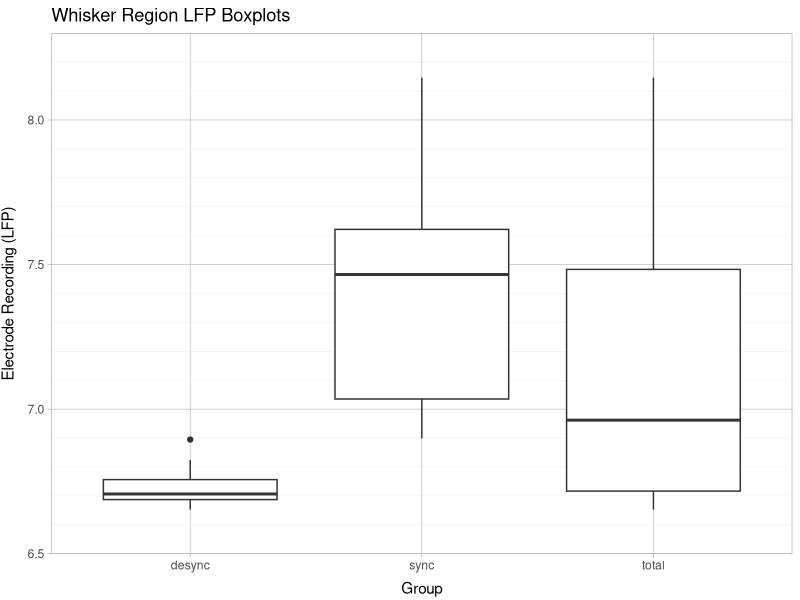
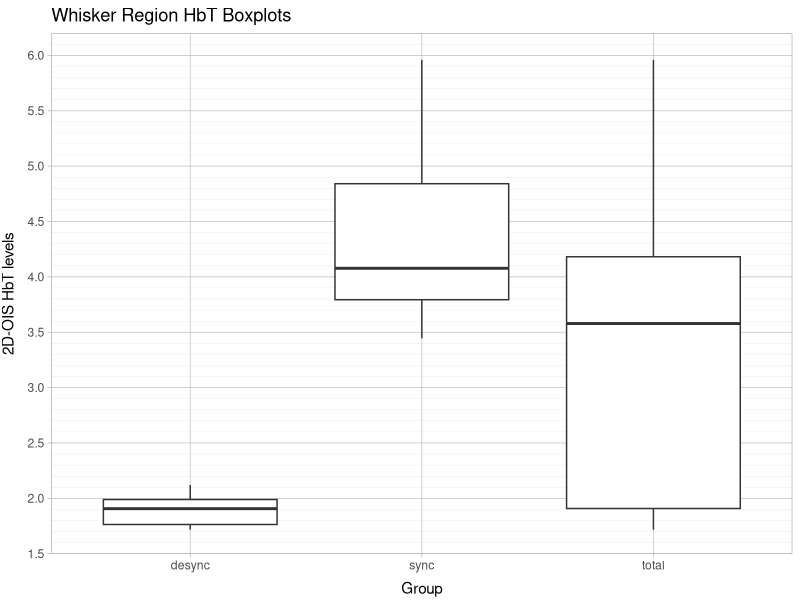
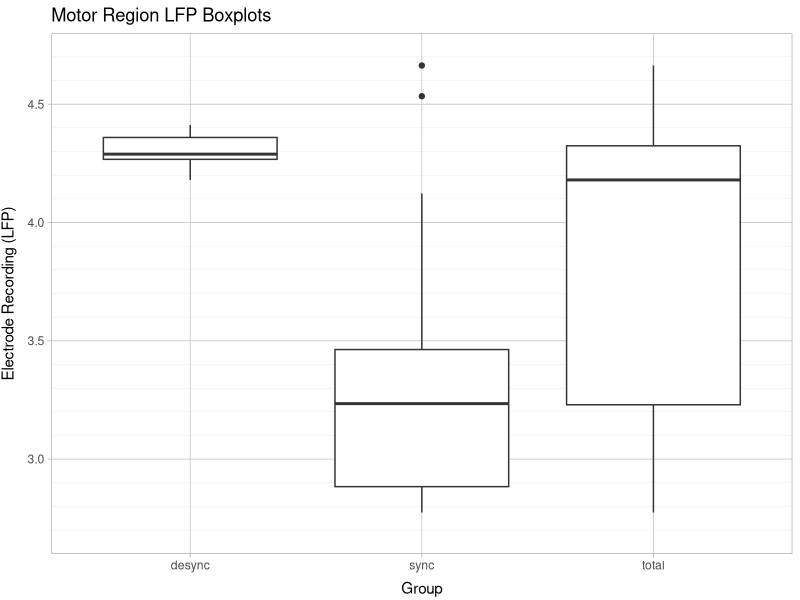
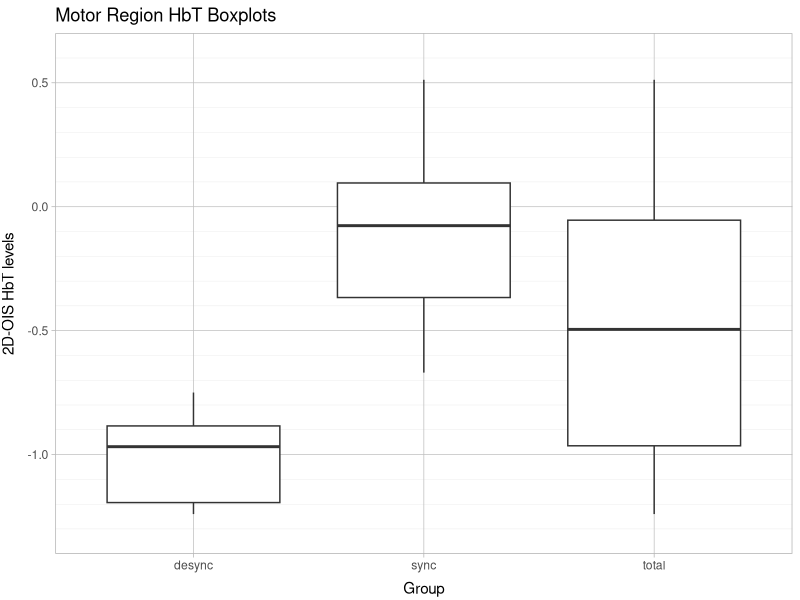
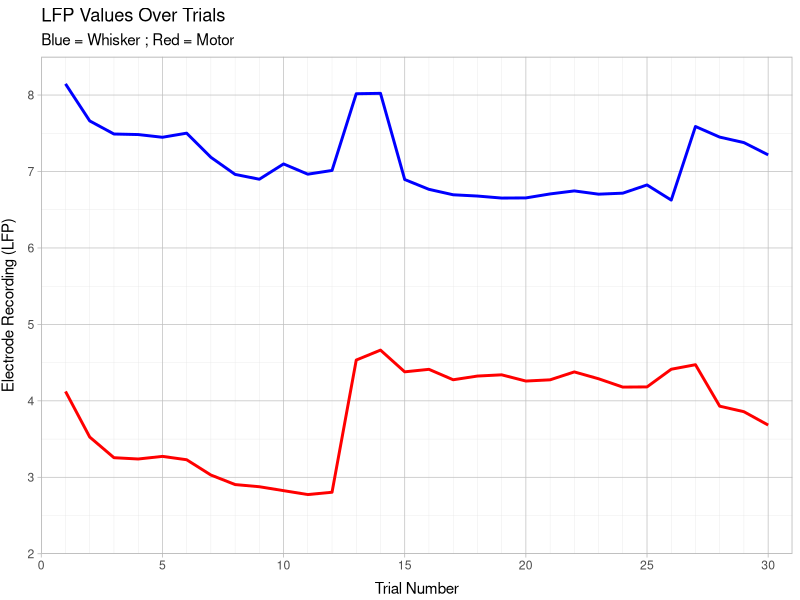
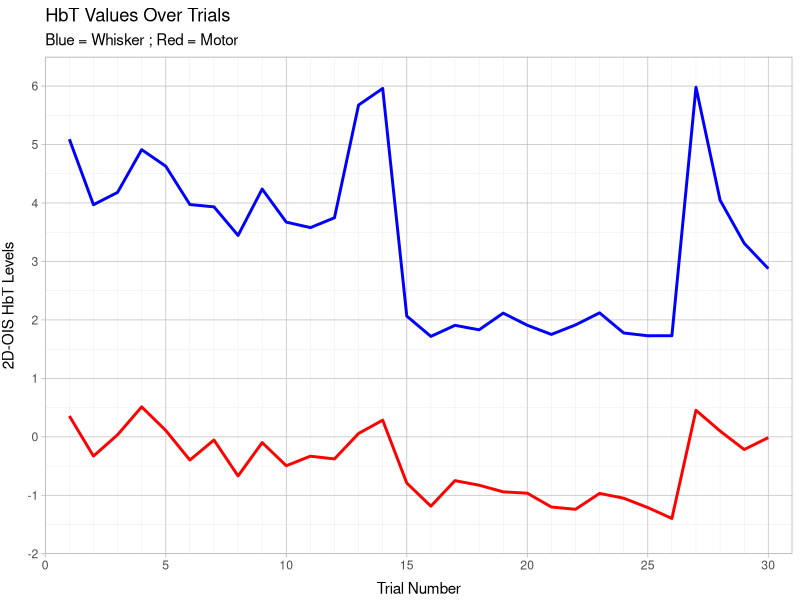
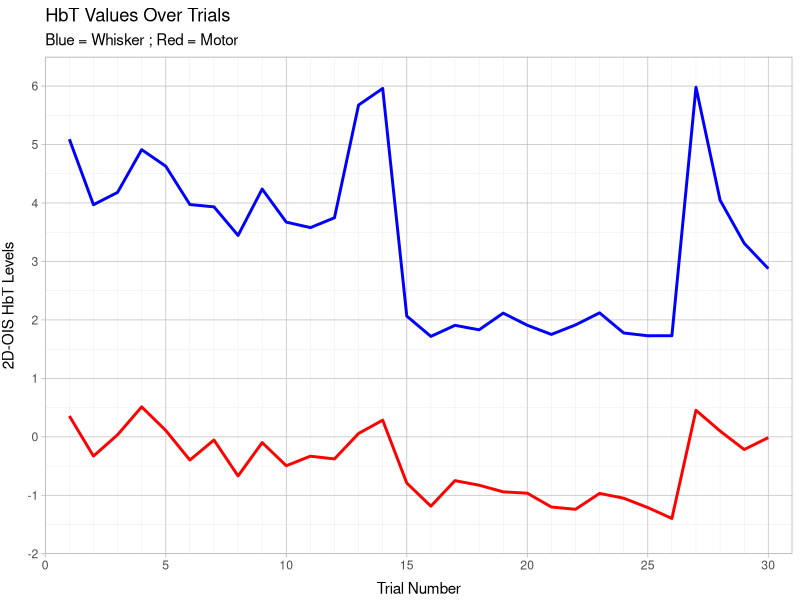
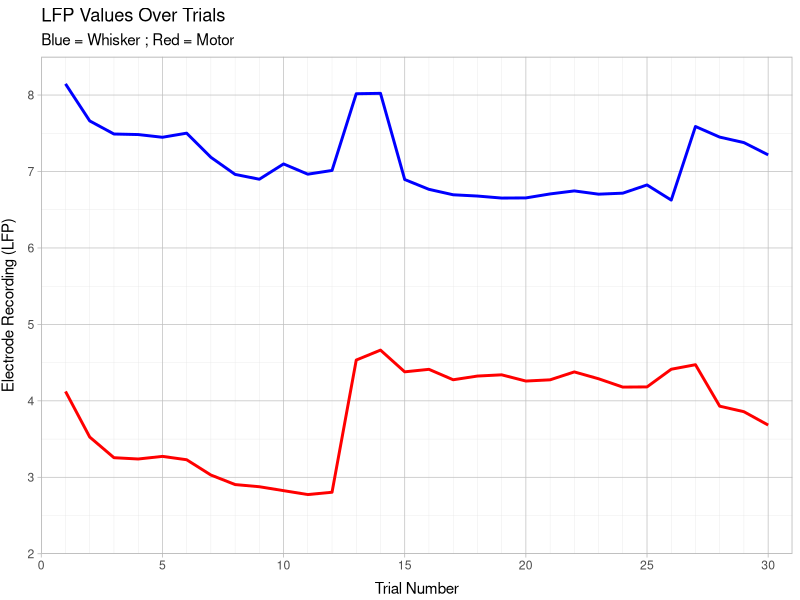

Write R code to recreate these figures, in order.
#load necessary libraries
library(tidyverse)
library(here)

#load data into data frame
df <- data.frame(read.csv(here("Data","LFP_HBT_trial_means.csv")))

#tidy up table to be code-friendly
df <- df[-1,]
rownames(df) <- c(1:30)
colnames(df) <- c("trial","whisk_hbt","motor_hbt","whisk_lfp","motor_lfp")
df <- data.frame(lapply(df,as.numeric))

#group data of whisker Hbt and lfp for synchronised and desync data
whisk_hbt_sync <- df$whisk_hbt[c(1:14)] #data for hbt 1-14
whisk_lfp_sync <- df$whisk_lfp[c(1:14)] #data of lfp 1-14

whisk_hbt_desync <- df$whisk_hbt[c(15:25)] #data of hbt 15-25
whisk_lfp_desync <- df$whisk_lfp[c(15:25)] #data of lfp 15-25


#as above, but for motor data
motor_hbt_sync <- df$motor_hbt[c(1:14)] #data for hbt 1-14
motor_lfp_sync <- df$motor_lfp[c(1:14)] #data of lfp 1-14

motor_hbt_desync <- df$motor_hbt[c(15:25)] #data of hbt 15-25
motor_lfp_desync <- df$motor_lfp[c(15:25)] #data of lfp 15-25


#running t-test to compare lfp of trials 1-14 and 15-25
inter_states_lfp <- t.test(x=whisk_lfp_sync,y=whisk_lfp_desync)

#as above, but for Hbt
inter_states_hbt <- t.test(x=whisk_hbt_sync,y=whisk_hbt_desync)

#as above, but comparing lfp between motor and whisker electrodes
inter_elect_lfp <- t.test(x=motor_lfp_sync,y=motor_lfp_desync)

#as above, but comparing Hbt between motor and whisker
inter_elect_hbt <- t.test(x=motor_hbt_sync,y=motor_hbt_desync)





#comparing both sets of hbt and lfp motor data
#For motor lfp
mean_lfp <- mean(df$motor_lfp)
mean_lfp[2] <- sd(df$motor_lfp)

mean_sync_lfp <- mean(df$motor_lfp[c(1:14)])
mean_sync_lfp[2] <- sd(df$motor_lfp[c(1:14)])

mean_desync_lfp <- mean(df$motor_lfp[c(15:25)])
mean_desync_lfp[2] <- sd(df$motor_lfp[c(15:25)])

avg_motor_lfp <- data.frame(rbind(mean_lfp,mean_sync_lfp,mean_desync_lfp))
colnames(avg_motor_lfp) <- c("mean","sd")


#Same for motor Hbt
mean_hbt <- mean(df$motor_hbt)
mean_hbt[2] <- sd(df$motor_hbt)

mean_sync_hbt <- mean(df$motor_hbt[c(1:14)])
mean_sync_hbt[2] <- sd(df$motor_hbt[c(1:14)])

mean_desync_hbt <- mean(df$motor_hbt[c(15:25)])
mean_desync_hbt[2] <- sd(df$motor_hbt[c(15:25)])

avg_motor_hbt <- data.frame(rbind(mean_hbt,mean_sync_hbt,mean_desync_hbt))
colnames(avg_motor_hbt) <- c("mean","sd")




#comparing both sets of hbt and lfp whisker data
#For whisker lfp
mean_lfp <- mean(df$whisk_lfp)
mean_lfp[2] <- sd(df$whisk_lfp)

mean_sync_lfp <- mean(df$whisk_lfp[c(1:14)])
mean_sync_lfp[2] <- sd(df$whisk_lfp[c(1:14)])

mean_desync_lfp <- mean(df$whisk_lfp[c(15:25)])
mean_desync_lfp[2] <- sd(df$whisk_lfp[c(15:25)])

avg_whisk_lfp <- data.frame(rbind(mean_lfp,mean_sync_lfp,mean_desync_lfp))
colnames(avg_whisk_lfp) <- c("mean","sd")


#Same for Whisker Hbt
mean_hbt <- mean(df$whisk_hbt)
mean_hbt[2] <- sd(df$whisk_hbt)

mean_sync_hbt <- mean(df$whisk_hbt[c(1:14)])
mean_sync_hbt[2] <- sd(df$whisk_hbt[c(1:14)])

mean_desync_hbt <- mean(df$whisk_hbt[c(15:25)])
mean_desync_hbt[2] <- sd(df$whisk_hbt[c(15:25)])

avg_whisk_hbt <- data.frame(rbind(mean_hbt,mean_sync_hbt,mean_desync_hbt))
colnames(avg_whisk_hbt) <- c("mean","sd")





#HbT Plot
hbt_line <- ggplot()+
  geom_line(data=df,aes(x=trial,y=whisk_hbt),
            colour="blue",
            size=1)+
  geom_line(data=df,aes(x=trial,y=motor_hbt),
            colour="red",
            size=1)+
  scale_x_continuous(breaks=seq(0,30,5),
                     minor_breaks=seq(0,30,1),
                     limits=c(0,31),
                     expand=c(0,0))+
  scale_y_continuous(breaks=seq(-2,7,1),
                     limits=c(-2,6.5),
                     expand=c(0,0))+
  theme_light()+
  labs(x="Trial Number",y="2D-OIS HbT Levels",
       title="HbT Values Over Trials",subtitle="Blue = Whisker ; Red = Motor")+
  theme(panel.grid.major=element_line(colour="grey75"),
        panel.grid.minor=element_line(colour="grey90"),
        axis.title.x = element_text(vjust=-0.35),
        axis.title.y = element_text(vjust=2.5))

#Saving HbT line plot
ggsave(here("Output","hbt_line.png"),plot=hbt_line,width=8,height=5)



#LFP Plot
lfp_line <- ggplot()+
  geom_line(data=df,aes(x=trial,y=whisk_lfp),
            colour="blue",
            size=1)+
  geom_line(data=df,aes(x=trial,y=motor_lfp),
            colour="red",
            size=1)+
  theme_light()+
  scale_x_continuous(breaks=seq(0,30,5),
                     minor_breaks=seq(0,30,1),
                     limits=c(0,31),
                     expand=c(0,0))+
  scale_y_continuous(breaks=seq(0,9,1),
                     limits=c(2,8.5),
                     expand=c(0,0))+
  labs(x="Trial Number",y="Electrode Recording (LFP)",
       title="LFP Values Over Trials",subtitle="Blue = Whisker ; Red = Motor")+
  theme(panel.grid.major=element_line(colour="grey75"),
        panel.grid.minor=element_line(colour="grey90"),
        axis.title.x = element_text(vjust=-0.35),
        axis.title.y = element_text(vjust=2.5))

#Saving LFP line plot
ggsave(here("Output","lfp_line.png"),plot=lfp_line,width=8,height=5)



#WHISK
#Plotting boxplot of whisk_lfp
df_box_whisk_lfp <- df[c(1,4)]
df_box_whisk_lfp$group <- "desync"
df_box_whisk_lfp$group[c(1:14)] <- "sync" 
df_box_whisk_lfp <- df_box_whisk_lfp[-c(26:30),]
df_box_whisk_lfp$total <- "total"

whisk_lfp_box <- ggplot()+
  geom_boxplot(data=df_box_whisk_lfp,aes(x=group,y=whisk_lfp))+
  geom_boxplot(data=df_box_whisk_lfp,aes(x=total,y=whisk_lfp))+
  theme_light()+
  labs(title="Whisker Region LFP Boxplots")+
  ylab("Electrode Recording (LFP)")+
  xlab("Group")+
  scale_y_continuous(breaks=seq(6,9,0.5),
                     minor_breaks=seq(6,9,0.1),
                     limits=c(6.5,8.3),
                     expand=c(0,0))+
  theme(panel.grid.major=element_line(colour="grey75"),
        panel.grid.minor=element_line(colour="grey90"),
        axis.title.x = element_text(vjust=-0.35),
        axis.title.y = element_text(vjust=2.5))

#Saving whisk lfp box plot
ggsave(here("Output","whisk_lfp_box.png"),plot=whisk_lfp_box,width=8,height=5)


#Plotting boxplot of whisk_hbt
df_box_whisk_hbt <- df[c(1,2)]
df_box_whisk_hbt$group <- "desync"
df_box_whisk_hbt$group[c(1:14)] <- "sync" 
df_box_whisk_hbt <- df_box_whisk_hbt[-c(26:30),]
df_box_whisk_hbt$total <- "total"

whisk_hbt_box <- ggplot()+
  geom_boxplot(data=df_box_whisk_hbt,aes(x=group,y=whisk_hbt))+
  geom_boxplot(data=df_box_whisk_hbt,aes(x=total,y=whisk_hbt))+
  theme_light()+
  labs(title="Whisker Region HbT Boxplots")+
  ylab("2D-OIS HbT levels")+
  xlab("Group")+
  scale_y_continuous(breaks=seq(0,7,0.5),
                     minor_breaks=seq(0,7,0.1),
                     limits=c(1.5,6.2),
                     expand=c(0,0))+
  theme(panel.grid.major=element_line(colour="grey75"),
        panel.grid.minor=element_line(colour="grey90"),
        axis.title.x = element_text(vjust=-0.35),
        axis.title.y = element_text(vjust=2.5))

#Saving whisk hbt box plot
ggsave(here("Output","whisk_hbt_box.png"),plot=whisk_hbt_box,width=8,height=5)



#MOTOR
#Plotting boxplot of motor_lfp
df_box_motor_lfp <- df[c(1,5)]
df_box_motor_lfp$group <- "desync"
df_box_motor_lfp$group[c(1:14)] <- "sync" 
df_box_motor_lfp <- df_box_motor_lfp[-c(26:30),]
df_box_motor_lfp$total <- "total"


motor_lfp_box <- ggplot()+
  geom_boxplot(data=df_box_motor_lfp,aes(x=group,y=motor_lfp))+
  geom_boxplot(data=df_box_motor_lfp,aes(x=total,y=motor_lfp))+
  theme_light()+
  labs(title="Motor Region LFP Boxplots")+
  ylab("Electrode Recording (LFP)")+
  xlab("Group")+
  scale_y_continuous(breaks=seq(2,5,0.5),
                     minor_breaks=seq(2,5,0.1),
                     limits=c(2.6,4.8),
                     expand=c(0,0))+
  theme(panel.grid.major=element_line(colour="grey75"),
        panel.grid.minor=element_line(colour="grey90"),
        axis.title.x = element_text(vjust=-0.35),
        axis.title.y = element_text(vjust=2.5))

#Saving motor lfp box plot
ggsave(here("Output","motor_lfp_box.png"),plot=motor_lfp_box,width=8,height=5)



#Plotting boxplot of motor_hbt
df_box_motor_hbt <- df[c(1,3)]
df_box_motor_hbt$group <- "desync"
df_box_motor_hbt$group[c(1:14)] <- "sync" 
df_box_motor_hbt <- df_box_motor_hbt[-c(26:30),]
df_box_motor_hbt$total <- "total"


motor_hbt_box <- ggplot()+
  geom_boxplot(data=df_box_motor_hbt,aes(x=group,y=motor_hbt))+
  geom_boxplot(data=df_box_motor_hbt,aes(x=total,y=motor_hbt))+
  theme_light()+
  labs(title="Motor Region HbT Boxplots")+
  ylab("2D-OIS HbT levels")+
  xlab("Group")+
  scale_y_continuous(breaks=seq(-2,1,0.5),
                     minor_breaks=seq(-2,1,0.1),
                     limits=c(-1.4,0.7),
                     expand=c(0,0))+
  theme(panel.grid.major=element_line(colour="grey75"),
        panel.grid.minor=element_line(colour="grey90"),
        axis.title.x = element_text(vjust=-0.35),
        axis.title.y = element_text(vjust=2.5))

#Saving motor hbt box plot
ggsave(here("Output","motor_hbt_box.png"),plot=motor_hbt_box,width=8,height=5)

#Visualising all plots
whisk_lfp_box
whisk_hbt_box
motor_lfp_box
motor_hbt_box
lfp_line
hbt_line
